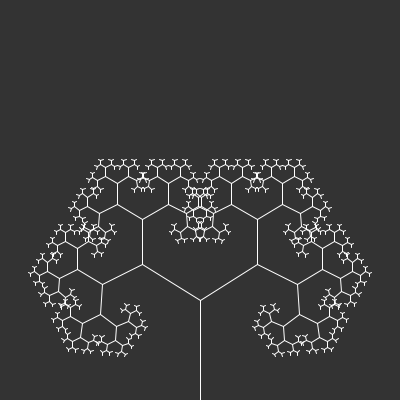
Frame 1 (no input)
Frame 60 (the mouse pressed at the canvas centre just before this capture): identical to frame 1, image omitted
Frame 120 (the mouse held since frame 60 and released just before this capture): identical to frame 1, image omitted

The Processing sketch that drew this single still picture (run headless with seeded random() and noise(); from frame 60 on, the mouse is pressed at the canvas centre):

// Processing sketch: CC_014_FractalTree_Processing
// ── CC_014_FractalTree_Processing.pde
float angle = 45;
float branch_ratio = 0.67;


void setup(){
  size(400,400);
}

void draw(){
  background(51);
  stroke(255);
  translate(width/2, height);
  branch(100);
}

void branch(float len){
  line(0,0,0,-len);
  translate(0, -len);
  if (len > 4){
    pushMatrix();
    rotate(angle);
    branch(len * branch_ratio);
    popMatrix();
    pushMatrix();
    rotate(-angle);
    branch(len * branch_ratio);
    popMatrix();
  }
}
 void mouseWheel(MouseEvent event){
   angle += event.getCount()/10.0;
 }
